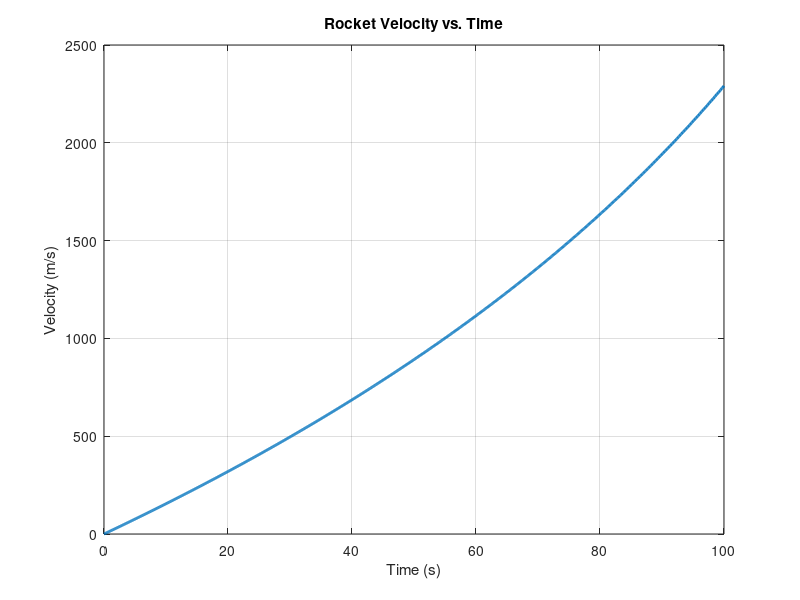

The MATLAB source for this figure:
% Parameters
V_e = 2500; % Exhaust velocity in m/s (example value)
m_i = 50000; % Initial mass in kg (example value)
m_f = 20000; % Final mass in kg (example value)
t_burn = 100; % Burn time in seconds (example value)

% Time array
t = linspace(0, t_burn, 1000);

% Fuel loss rate (R)
R = (m_i - m_f) / t_burn;

% Calculate mass over time
m = m_i - R * t;

% Calculate velocity using the rocket equation
V = V_e * log(m_i ./ m);

% Plot velocity vs. time
figure;
plot(t, V, 'LineWidth', 2);
xlabel('Time (s)');
ylabel('Velocity (m/s)');
title('Rocket Velocity vs. Time');
grid on;
